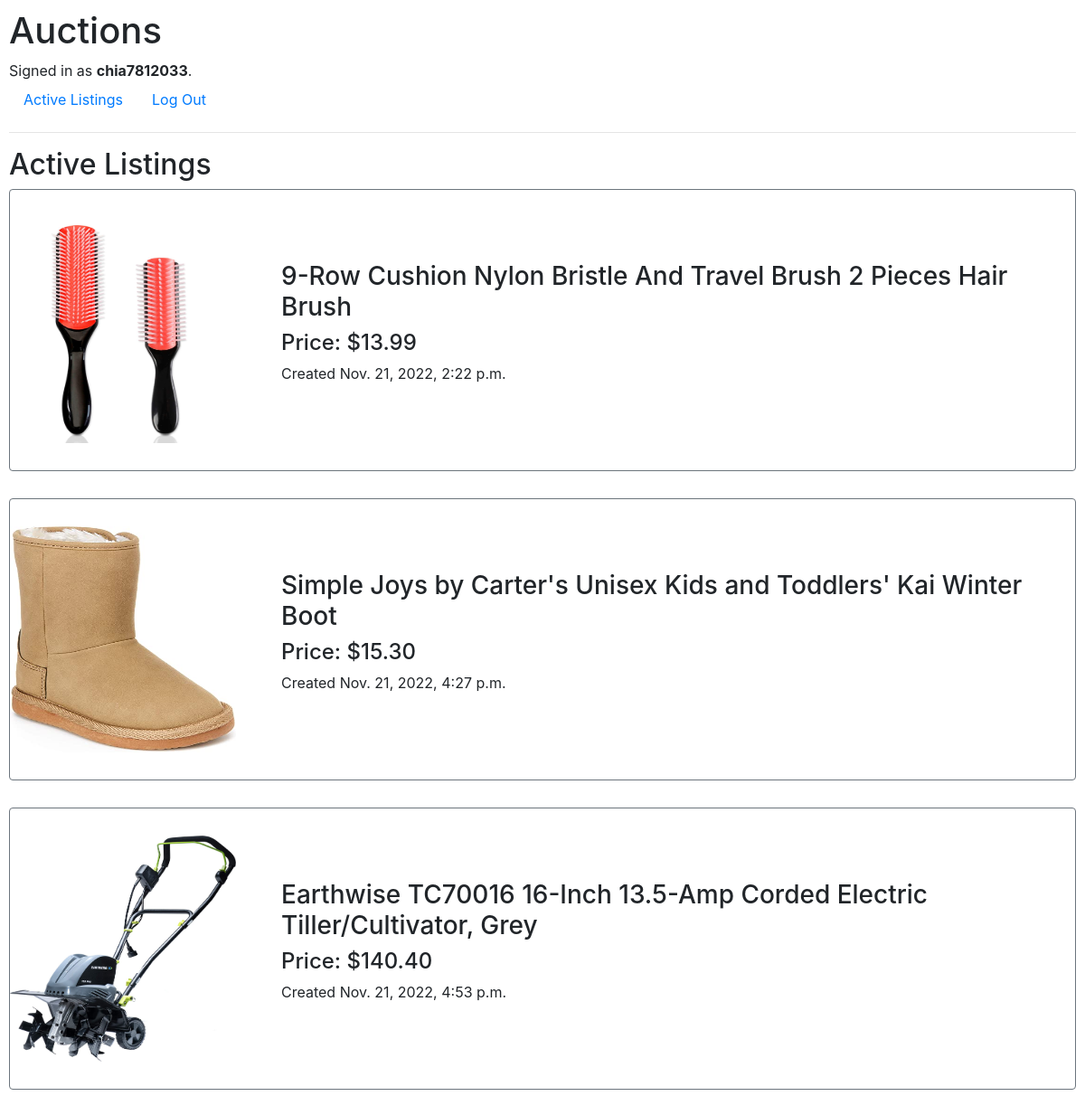
The page / (signed in) on the database its author committed.
### auctions/models.py (models this page shows)
class User(AbstractUser):
    id = models.AutoField(primary_key=True)

class Item(models.Model):
    id = models.AutoField(primary_key=True)
    name = models.CharField(max_length=128)
    price = models.DecimalField(max_digits=19, decimal_places=10)
    create_date = models.DateField(auto_now=False, auto_now_add=True)
    create_time = models.TimeField(auto_now=False, auto_now_add=True)
    description = models.TextField()
    image = models.ImageField(upload_to="items/")

### auctions/views.py (the view)
# urls.py: path("", views.index, name="index"),
def index(request):
    return render(request, "auctions/index.html", {"items": Item.objects.all()})

### auctions/templates/auctions/index.html
{% extends "auctions/layout.html" %}
{% block body %}
<h2>Active Listings</h2>
<div>
    {% for item in items %}
    <div class="d-flex justify-content-center border border-secondary rounded item">
        <div class="item-image">
            <img src="{{ item.image.url }}" alt="{{ item.image.url }}" width="250" height="250">
        </div>
        <div class="align-self-center">
            <h3>{{ item.name }}</h3>
            <h4>Price: ${{ item.price|floatformat:2}}</h4>
            <p>Created {{ item.create_date }}, {{ item.create_time }}</p>
        </div>
    </div>
    {% endfor %}
</div>
{% endblock %}

### auctions/templates/auctions/layout.html (shortened to what this page needs)
{% load static %}
<!DOCTYPE html>
<html lang="en">
    <head>
        <link rel="stylesheet" href="https://stackpath.bootstrapcdn.com/bootstrap/4.4.1/css/bootstrap.min.css">
        <link href="{% static 'auctions/styles.css' %}" rel="stylesheet">
    </head>
    <body>
        <h1>Auctions</h1>
        <div>
            {% if user.is_authenticated %}
                Signed in as <strong>{{ user.username }}</strong>.
            {% else %}
                Not signed in.
            {% endif %}
        </div>
        <ul class="nav">
            <li class="nav-item">
                <a class="nav-link" href="{% url 'index' %}">Active Listings</a>
            </li>
            {% if user.is_authenticated %}
                <li class="nav-item">
                    <a class="nav-link" href="{% url 'logout' %}">Log Out</a>
                </li>
            {% endif %}
        </ul>
        <hr>
        {% block body %}
        {% endblock %}
    </body>
</html>

### auctions/static/auctions/styles.css (style rules this page uses)
body { padding: 10px; }
.item { margin-bottom: 30px; }
.item-image { margin-top: 30px; margin-bottom: 30px; margin-right: 50px; }

### rows shown on the page
User: username "chia7812033"
Item: image (picture), name "9-Row Cushion Nylon Bristle And Travel Brush 2 Pieces Hair Brush", price "13.99", create_date "Nov. 21, 2022", create_time "2:22 p.m."
Item: image (picture), name "Simple Joys by Carter's Unisex Kids and Toddlers' Kai Winter Boot", price "15.30", create_date "Nov. 21, 2022", create_time "4:27 p.m."
Item: image (picture), name "Earthwise TC70016 16-Inch 13.5-Amp Corded Electric Tiller/Cultivator, Grey", price "140.40", create_date "Nov. 21, 2022", create_time "4:53 p.m."
